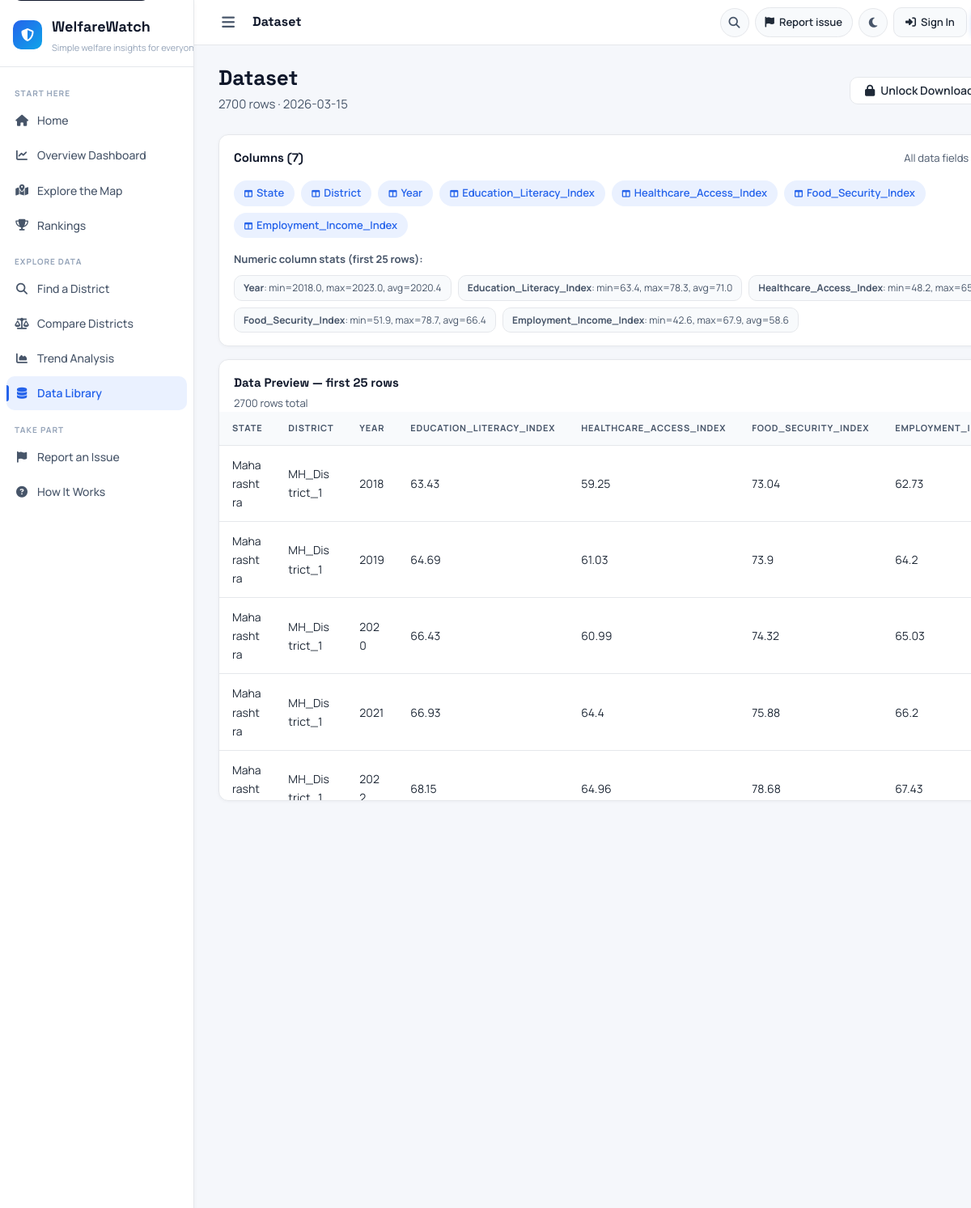
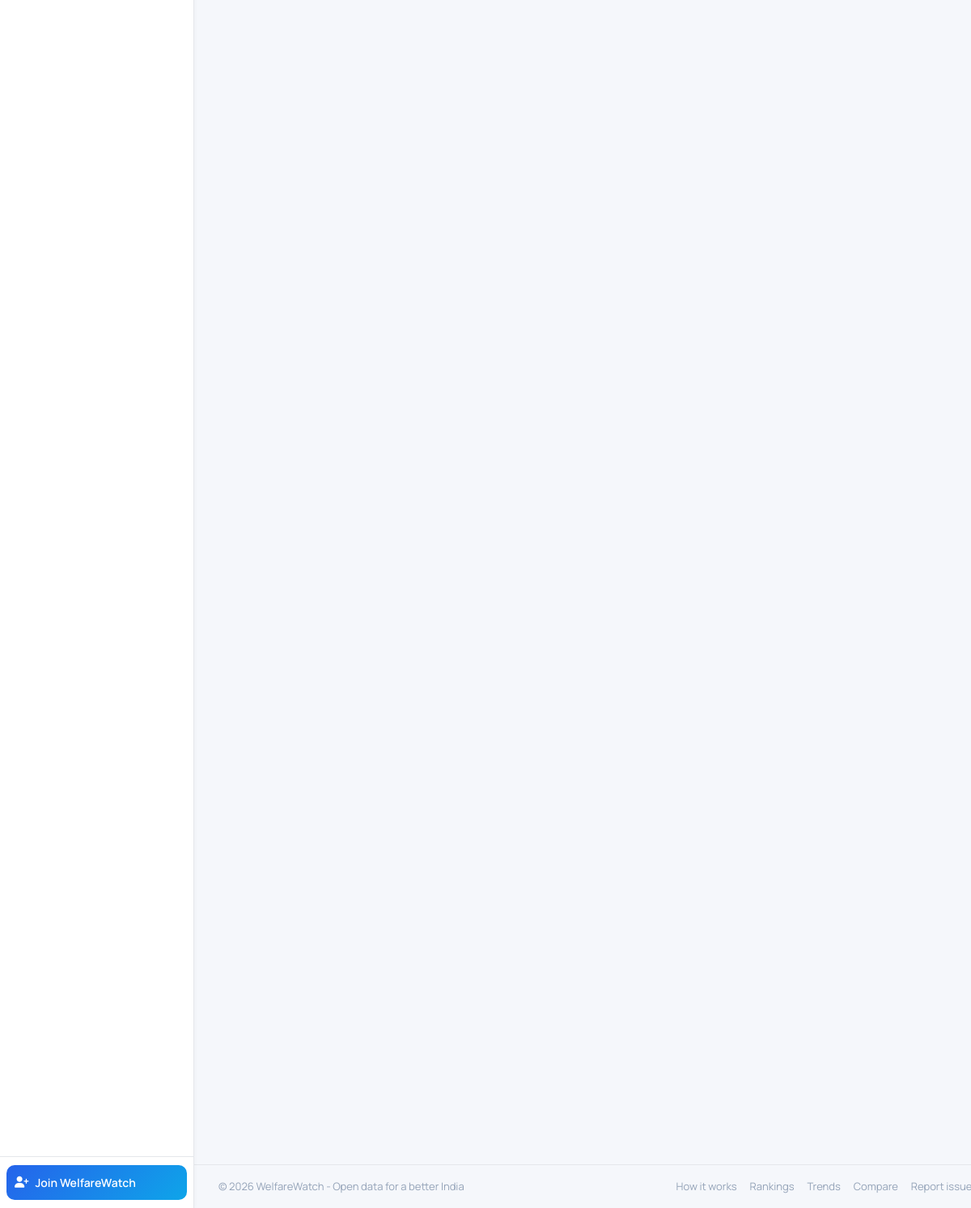
/explorer/2, run on the app's committed database (2 pictures, top to bottom).
### tables this page shows
CREATE TABLE datasets (
        id INTEGER PRIMARY KEY AUTOINCREMENT,
        name TEXT NOT NULL,
        description TEXT DEFAULT '',
        source TEXT DEFAULT '',
        domain TEXT DEFAULT '',
        filename TEXT NOT NULL,
        columns TEXT,
        indicator_names TEXT,
        row_count INTEGER DEFAULT 0,
        is_official INTEGER DEFAULT 0,
        uploaded_by INTEGER,
        uploaded_at TEXT DEFAULT (datetime('now')),
        active INTEGER DEFAULT 1
    );

### app.py (the view)
@app.route('/explorer/<int:dataset_id>')
def explorer_detail(dataset_id):
    db  = get_db()
    cu  = current_user()
    feats = get_features(cu['user_type'] if cu else None)
    dataset = db.execute("SELECT * FROM datasets WHERE id=?", (dataset_id,)).fetchone()
    if not dataset: flash('Dataset not found.','error'); return redirect(url_for('explorer'))
    columns  = json.loads(dataset['columns']) if dataset['columns'] else []
    ind_names= json.loads(dataset['indicator_names']) if dataset['indicator_names'] else {}
    try:
        df = pd.read_csv(os.path.join(app.config['UPLOAD_FOLDER'], dataset['filename']), nrows=25)
        preview = df.fillna('').to_dict(orient='records')
        stats = {col: {'min': round(float(df[col].min()),1), 'max': round(float(df[col].max()),1),
                       'mean': round(float(df[col].mean()),1)}
                 for col in df.select_dtypes(include='number').columns}
    except: preview = []; stats = {}
    return render_template('explorer_detail.html', dataset=dataset,
        columns=columns, preview=preview, ind_names=ind_names,
        feats=feats, stats=stats)

### app.py (called while the page is built)
def get_features(user_type=None):
    return ROLES.get(user_type or 'citizen', ROLES['citizen'])['features']

def get_db():
    if 'db' not in g:
        g.db = sqlite3.connect(app.config['DATABASE'])
        g.db.row_factory = sqlite3.Row
    return g.db

def current_user():
    if 'user_id' not in session: return None
    return {'id': session['user_id'], 'username': session.get('user_name', ''),
            'role': session.get('user_role', 'citizen'),
            'user_type': session.get('user_type', 'citizen')}

### templates/explorer_detail.html (shortened to what this page needs)
{% extends "base.html" %}
{% block topbar_title %}{{ dataset['name']|truncate(40) }}{% endblock %}
{% block content %}
<div class="ph fi flex jb items-c" style="flex-wrap:wrap;gap:12px">
  <div><h1 class="ph-title">{{ dataset['name'] }}</h1>
  <p class="ph-sub">{{ dataset['row_count'] }} rows · {{ dataset['uploaded_at'][:10] }}{% if dataset['source'] %} · {{ dataset['source'] }}{% endif %}</p></div>
  <div style="display:flex;gap:8px">
    {% if feats.download %}<a href="{{ url_for('download_dataset',dataset_id=dataset['id']) }}" class="btn btn-p"><i class="fa fa-download"></i> Download CSV</a>{% else %}<a href="{{ url_for('upgrade') }}" class="btn btn-o"><i class="fa fa-lock"></i> Unlock Download</a>{% endif %}
  </div>
</div>
<div class="card fi1 mb4">
  <div class="card-h"><div class="card-t">Columns ({{ columns|length }})</div><div class="card-sub">All data fields in this dataset</div></div>
  <div class="card-b">
    <div style="display:flex;flex-wrap:wrap;gap:8px">
      {% for col in columns %}<span style="background:var(--p-l);color:var(--p);padding:5px 13px;border-radius:20px;font-size:13px;font-weight:600"><i class="fa fa-table-columns" style="font-size:10px;margin-right:5px"></i>{{ col }}</span>{% endfor %}
    </div>
    {% if stats %}
    <div style="margin-top:16px;font-size:13px;color:var(--ts)"><strong>Numeric column stats (first 25 rows):</strong>
      <div style="display:flex;flex-wrap:wrap;gap:8px;margin-top:8px">
        {% for col, st in stats.items() %}<span style="background:var(--surf2);border:1px solid var(--b);padding:5px 11px;border-radius:var(--rads);font-size:12px;color:var(--ts)"><strong>{{ col }}</strong>: min={{ st.min }}, max={{ st.max }}, avg={{ st.mean }}</span>{% endfor %}
      </div>
    </div>
    {% endif %}
  </div>
</div>
<div class="card fi2">
  <div class="card-h"><div><div class="card-t">Data Preview — first 25 rows</div><div class="card-sub">{{ dataset['row_count'] }} rows total</div></div>
  </div>
  <div class="card-b" style="padding:0">
    {% if preview %}<div class="tw" style="max-height:480px;overflow-y:auto"><table><thead><tr>{% for col in columns %}<th>{{ col }}</th>{% endfor %}</tr></thead><tbody>{% for row in preview %}<tr>{% for col in columns %}<td>{{ row.get(col,'') }}</td>{% endfor %}</tr>{% endfor %}</tbody></table></div>
    {% else %}<div class="empty"><i class="fa fa-table"></i><p>Preview unavailable</p></div>{% endif %}
  </div>
</div>
{% endblock %}

### static/css/style.css (style rules this page uses)
:root { --p:#2563eb;--p-l:#eaf1ff;--p-d:#1d4ed8; --g:#16a34a;--g-l:#e9f7ef; --a:#f59e0b;--a-l:#fff5df; --r:#ef4444;--r-l:#ffecec; --v:#7c3aed;--v-l:#f3eafe; --t:#0ea5e9;--t-l:#e6f6ff; --bg:#f5f7fb;--surf:#ffffff;--surf2:#f8fafc; --b:#e5e7eb;--b2:#d9dde5; --th:#0f172a;--tb:#1f2937;--ts:#475569;--tm:#94a3b8; --sw:240px;--th-h:56px; --rad:12px;--rads:10px;--radl:16px; --sh:0 1px 4px rgba(15,23,42,.04); --shm:0 3px 10px rgba(15,23,42,.06); --shl:0 8px 18px rgba(15,23,42,.08); --ease:.16s ease;--easem:.26s cubic-bezier(.4,0,.2,1); --font:'Manrope',system-ui,sans-serif; --fontd:'Space Grotesk','Manrope',system-ui,sans-serif; }
*,*::before,*::after { box-sizing:border-box;margin:0;padding:0 }
html { scroll-behavior:smooth }
body { font-family:var(--font);background:var(--bg);color:var(--tb);font-size:15px;line-height:1.65;-webkit-font-smoothing:antialiased }
a { color:var(--p);text-decoration:none;transition:color var(--ease) }
h1,h2,h3,h4 { font-family:var(--fontd);color:var(--th);line-height:1.2 }
.ph { margin-bottom:24px }
.ph-title { font-size:26px;font-weight:800;color:var(--th);line-height:1.15 }
.ph-sub { font-size:15px;color:var(--ts);margin-top:5px }
.btn { display:inline-flex;align-items:center;gap:7px;padding:9px 18px;border-radius:var(--rads);font-family:var(--font);font-size:14px;font-weight:600;cursor:pointer;border:1.5px solid transparent;transition:all var(--ease);text-decoration:none;white-space:nowrap;line-height:1 }
.btn-o { background:var(--surf);color:var(--tb);border-color:var(--b) }
.card { background:var(--surf);border:1px solid var(--b);border-radius:var(--rad);box-shadow:var(--sh);transition:transform var(--ease),box-shadow var(--ease) }
.card,.feat-card,.ds-card,.rpt-card,.role-card,.comp-card,.indicator-spot-card,.indicator-card { transition:transform .18s ease,box-shadow .18s ease }
.card-h { padding:16px 18px 0;display:flex;align-items:center;justify-content:space-between }
.card-t { font-size:15px;font-weight:700;color:var(--th);font-family:var(--fontd) }
.card-sub { font-size:13px;color:var(--ts);margin-top:2px }
.card-b { padding:16px 18px }
.hero,.dash-hero,.indicator-spotlight,.kpi-grid,.cg,.strip,.state-lookup,.hs,.card,.feat-card { animation:riseFade .35s ease }
.btn,.hbtn { transition:transform .16s ease,box-shadow .16s ease }
.tw { overflow-x:auto }
table { width:100%;border-collapse:collapse;font-size:14px }
thead th { padding:11px 16px;text-align:left;font-size:11px;font-weight:700;letter-spacing:.07em;text-transform:uppercase;color:var(--ts);background:var(--surf2);border-bottom:1px solid var(--b);white-space:nowrap }
tbody td { padding:12px 16px;border-bottom:1px solid var(--b);color:var(--tb);vertical-align:middle }
tbody tr { transition:background var(--ease) }
.flex { display:flex }
.items-c { align-items:center }
.jb { justify-content:space-between }
.mb4 { margin-bottom:16px }
.fi { animation:fadeUp .45s ease both }
.fi1 { animation:fadeUp .45s .08s ease both }
.fi2 { animation:fadeUp .45s .16s ease both }
html, body { overflow-x: hidden; }
*, *::before, *::after { max-width: 100%; }
.card, .kpi-card, .feat-card, .ds-card, .rpt-card, .role-card, .comp-card { overflow: hidden; word-break: break-word; }
.card-b, .card-h { overflow-wrap: break-word; }

### data on the page
datasets: name "Dataset", row_count "2700", uploaded_at "2026-03-15"

### other printed values
{{ columns|length }} "7"
{{ col }} "State" "District" "Year" "Education_Literacy_Index" "Healthcare_Access_Index" "Food_Security_Index" "Employment_Income_Index"
{{ col }} "Year" "Education_Literacy_Index" "Healthcare_Access_Index" "Food_Security_Index" "Employment_Income_Index"
{{ st.min }} "2018.0" "63.4" "48.2" "51.9" "42.6"
{{ st.max }} "2023.0" "78.3" "78.7" "67.9"
{{ st.mean }} "2020.4" "71.0" "66.4" "58.6"
{{ col }} "STATE" "DISTRICT" "YEAR" "EDUCATION_LITERACY_INDEX" "HEALTHCARE_ACCESS_INDEX" "FOOD_SECURITY_INDEX"
{{ row.get(col,'') }} "Maharashtra" "MH_District_1" "2018" "63.43" "59.25" "73.04" "62.73" "Maharashtra" "MH_District_1" "2019" "64.69" "61.03" "73.9" "64.2" "Maharashtra" "MH_District_1" "2020" "66.43" "60.99" "74.32" "65.03" "Maharashtra" "MH_District_1" "2021" "66.93" "64.4" "75.88" "66.2" "68.15" "64.96" "78.68" "67.43"
